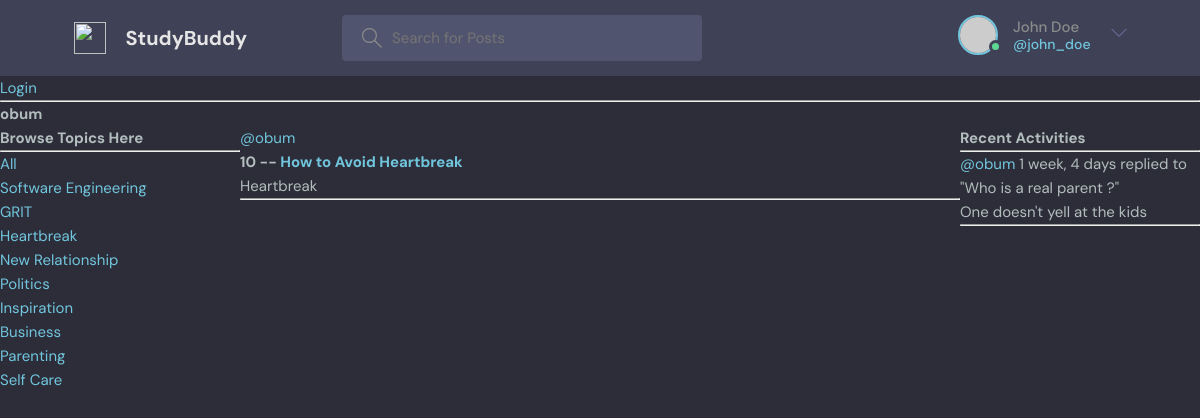
Screenshot of /profile/10/ with the database file from the repository.
### NinazHairline/models.py (models this page shows, shortened)
class Topic(models.Model):
    name = models.CharField(max_length=200)

class Service(models.Model):
    host = models.ForeignKey(User, on_delete=models.SET_NULL, null=True)
    topic = models.ForeignKey(Topic, on_delete=models.SET_NULL, null=True)
    name = models.CharField(max_length=200)
    description = models.TextField(null=True, blank=True)
    participants = models.ManyToManyField(
        User, related_name='participants', blank=True)
    updated = models.DateTimeField(auto_now=True)
    created = models.DateTimeField(auto_now_add=True)
    class Meta:
        ordering = ['-updated', '-created']
    def __str__(self):
        return self.name

class Message(models.Model):
    user = models.ForeignKey(User, on_delete=models.CASCADE)
    service = models.ForeignKey(Service, on_delete=models.CASCADE)
    body = models.TextField()
    updated = models.DateTimeField(auto_now=True)
    created = models.DateTimeField(auto_now_add=True)
    class Meta:
        ordering = ['-updated', '-created']
    def __str__(self):
        return self.body[0:50]

### NinazHairline/views.py (the view)
# urls.py: path('profile/<str:pk>/', views.userProfile, name='user-profile'),
def userProfile(request, pk):
    user = User.objects.get(id=pk)
    services = user.service_set.all()
    service_messages = user.message_set.all()
    topics = Topic.objects.all()
    context = {'user': user, 'services': services,
               'service_messages': service_messages, 'topics': topics}
    return render(request, 'NinazHairline/profile.html', context)

### NinazHairline/Templates/NinazHairline/profile.html (shortened to what this page needs)
{% extends 'NinazHairline/main.html' %}
{% block content %}
<h1>{{user.username}}</h1>
<div class="profile-container">
    <div>
        {% include 'NinazHairline/topics_components.html' %}
    </div>
    <div>
        {% include 'NinazHairline/feed_component.html' %}
    </div>
    <div>
        {% include 'NinazHairline/activity_component.html' %}
    </div>
</div>
{% endblock content %}

### NinazHairline/Templates/NinazHairline/topics_components.html
<h3>Browse Topics Here</h3>
<hr>
<div>
    <a href="{% url 'home' %}">All</a>
</div>
{% for topic in topics %}
<div>
    <a href="{% url 'home'  %}?q={{topic.name}}">{{topic.name}}</a>
</div>
{% endfor %}

### NinazHairline/Templates/NinazHairline/feed_component.html (shortened to what this page needs)
<div>
    {% for service in services %}
    <div>
        <a href="{% url 'user-profile' service.host.id %}">@{{service.host.username}}</a>
        <h3>{{service.id}} -- <a href="{% url 'service' service.id %}">{{service.name}}</a></h3>
        <small>{{service.topic.name}}</small>
        <hr>
    </div>
    {% endfor %}
</div>

### NinazHairline/Templates/NinazHairline/activity_component.html (shortened to what this page needs)
<h3>Recent Activities</h3>
<hr>
{% for message in service_messages %}
<div>
    <small><a href="{% url 'user-profile' message.user.id %}">@{{message.user}}</a>
        {{message.created|timesince}} </small>
    <small>replied to "{{message.service}}"</small>
    <p>{{message}}</p>
    <hr>
</div>
{% endfor %}

### NinazHairline/static/styles/style.css (style rules this page uses)
:root { --color-main: #71c6dd; --color-main-light: #e1f6fb; --color-dark: #3f4156; --color-dark-medium: #51546e; --color-dark-light: #696d97; --color-light: #e5e5e5; --color-gray: #8b8b8b; --color-light-gray: #b2bdbd; --color-bg: #2d2d39; --color-success: #5dd693; --color-error: #fc4b0b; }
* { font-family: "DM Sans", -apple-system, BlinkMacSystemFont, "Segoe UI", Roboto, Oxygen, Ubuntu, Cantarell, "Open Sans", "Helvetica Neue", sans-serif; margin: 0; padding: 0; box-sizing: border-box; text-rendering: optimizeLegibility; font-size: inherit; }
html { font-size: 56.25%; }
@media only screen and (min-width: 1200px) { html { font-size: 62.5%; } }
body { line-height: 1.6; font-weight: 400; font-size: 1.5rem; color: var(--color-light-gray); background-color: var(--color-bg); min-height: 100vh; }
a { display: inline-block; color: var(--color-main); text-decoration: none; }

### NinazHairline/Templates/NinazHairline/profile.html (style rules this page uses)
.profile-container { display: grid; grid-template-columns: 1fr 3fr 1fr; }

### rows the page displays
Topic: name "Software Engineering"
Topic: name "GRIT"
Topic: name "Heartbreak"
Topic: name "New Relationship"
Topic: name "Politics"
Topic: name "Inspiration"
Topic: name "Business"
Topic: name "Parenting"
Topic: name "Self Care"
Service: host.username "obum", id "10", name "How to Avoid Heartbreak", topic.name "Heartbreak"
Message: user "obum", created "1 week, 4 days", service "Who is a real parent ?", body "One doesn't yell at the kids"

### other values shown
{{ user.username }} "obum"
